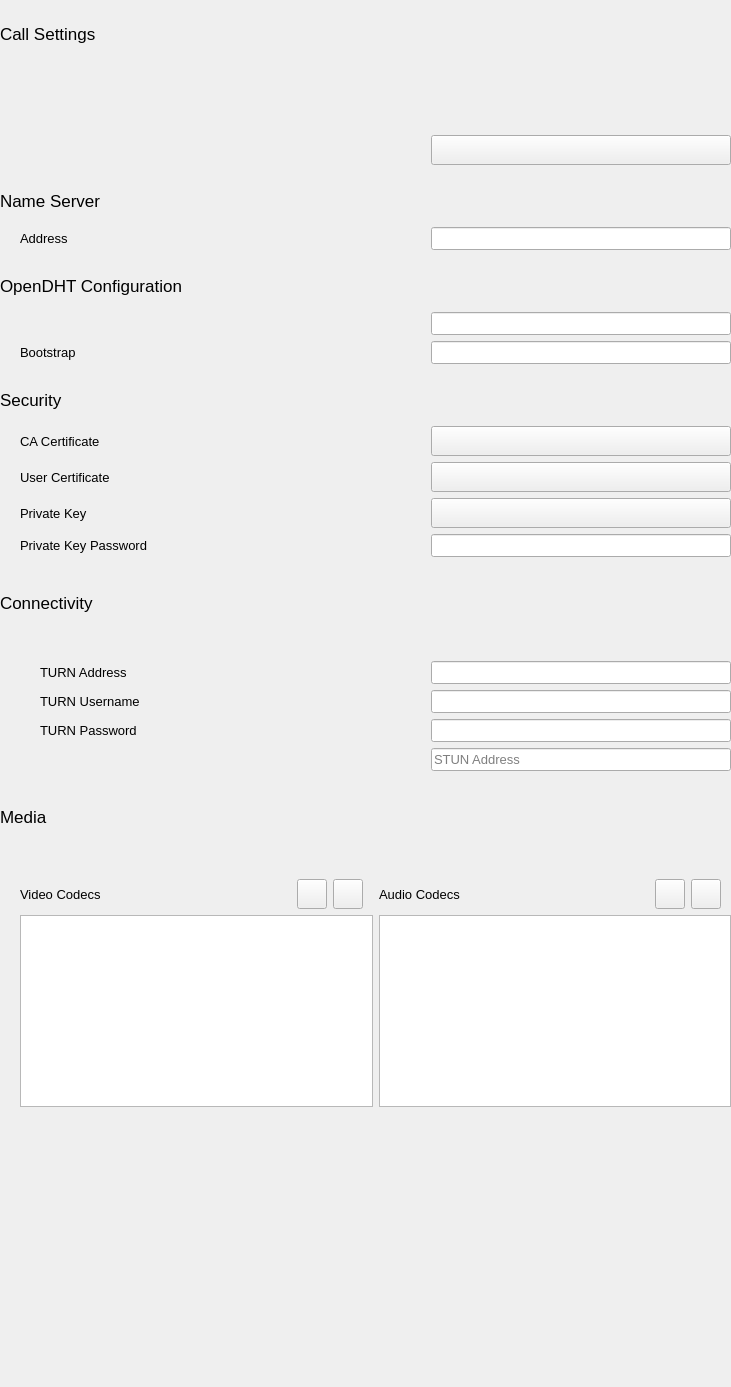
<?xml version="1.0" encoding="UTF-8"?>
<ui version="4.0">
 <class>AdvancedSettingsWidget</class>
 <widget class="QWidget" name="AdvancedSettingsWidget">
  <property name="geometry">
   <rect>
    <x>0</x>
    <y>0</y>
    <width>731</width>
    <height>1387</height>
   </rect>
  </property>
  <property name="windowTitle">
   <string>Form</string>
  </property>
  <layout class="QVBoxLayout" name="verticalLayout">
   <property name="leftMargin">
    <number>0</number>
   </property>
   <property name="topMargin">
    <number>0</number>
   </property>
   <property name="rightMargin">
    <number>0</number>
   </property>
   <property name="bottomMargin">
    <number>0</number>
   </property>
   <item>
    <spacer name="verticalSpacer_13">
     <property name="orientation">
      <enum>Qt::Vertical</enum>
     </property>
     <property name="sizeType">
      <enum>QSizePolicy::Fixed</enum>
     </property>
     <property name="sizeHint" stdset="0">
      <size>
       <width>20</width>
       <height>24</height>
      </size>
     </property>
    </spacer>
   </item>
   <item>
    <layout class="QVBoxLayout" name="callSettingsLayout">
     <property name="topMargin">
      <number>0</number>
     </property>
     <property name="bottomMargin">
      <number>0</number>
     </property>
     <item>
      <widget class="QLabel" name="label">
       <property name="font">
        <font>
         <pointsize>13</pointsize>
        </font>
       </property>
       <property name="text">
        <string>Call Settings</string>
       </property>
      </widget>
     </item>
     <item>
      <spacer name="verticalSpacer_2">
       <property name="orientation">
        <enum>Qt::Vertical</enum>
       </property>
       <property name="sizeType">
        <enum>QSizePolicy::Fixed</enum>
       </property>
       <property name="sizeHint" stdset="0">
        <size>
         <width>20</width>
         <height>10</height>
        </size>
       </property>
      </spacer>
     </item>
     <item>
      <layout class="QVBoxLayout" name="verticalLayout_3">
       <property name="leftMargin">
        <number>20</number>
       </property>
       <property name="topMargin">
        <number>0</number>
       </property>
       <item>
        <layout class="QHBoxLayout" name="horizontalLayout_9">
         <property name="bottomMargin">
          <number>3</number>
         </property>
         <item>
          <widget class="ToggleSwitch" name="checkBoxUntrusted" native="true">
           <property name="minimumSize">
            <size>
             <width>0</width>
             <height>30</height>
            </size>
           </property>
           <property name="font">
            <font>
             <pointsize>10</pointsize>
            </font>
           </property>
           <property name="text" stdset="0">
            <string>Allow Calls From Untrusted Peers</string>
           </property>
          </widget>
         </item>
        </layout>
       </item>
       <item>
        <layout class="QHBoxLayout" name="horizontalLayout_11">
         <property name="topMargin">
          <number>0</number>
         </property>
         <item>
          <widget class="ToggleSwitch" name="checkBoxAutoAnswer" native="true">
           <property name="minimumSize">
            <size>
             <width>0</width>
             <height>30</height>
            </size>
           </property>
           <property name="font">
            <font>
             <pointsize>10</pointsize>
            </font>
           </property>
           <property name="text" stdset="0">
            <string>Auto Answer Calls</string>
           </property>
          </widget>
         </item>
        </layout>
       </item>
       <item>
        <layout class="QHBoxLayout" name="horizontalLayout" stretch="0,0">
         <item>
          <widget class="ToggleSwitch" name="checkBoxCustomRingtone" native="true">
           <property name="sizePolicy">
            <sizepolicy hsizetype="Expanding" vsizetype="Fixed">
             <horstretch>0</horstretch>
             <verstretch>0</verstretch>
            </sizepolicy>
           </property>
           <property name="minimumSize">
            <size>
             <width>0</width>
             <height>30</height>
            </size>
           </property>
           <property name="font">
            <font>
             <pointsize>10</pointsize>
            </font>
           </property>
           <property name="text" stdset="0">
            <string>Enable Custom Ringtone</string>
           </property>
          </widget>
         </item>
         <item>
          <widget class="QPushButton" name="btnRingtone">
           <property name="minimumSize">
            <size>
             <width>300</width>
             <height>30</height>
            </size>
           </property>
           <property name="font">
            <font>
             <pointsize>10</pointsize>
            </font>
           </property>
           <property name="text">
            <string/>
           </property>
           <property name="icon">
            <iconset>
             <normaloff>:/images/icons/round-folder-24px.svg</normaloff>:/images/icons/round-folder-24px.svg</iconset>
           </property>
          </widget>
         </item>
        </layout>
       </item>
      </layout>
     </item>
    </layout>
   </item>
   <item>
    <spacer name="verticalSpacer_3">
     <property name="orientation">
      <enum>Qt::Vertical</enum>
     </property>
     <property name="sizeType">
      <enum>QSizePolicy::Minimum</enum>
     </property>
     <property name="sizeHint" stdset="0">
      <size>
       <width>20</width>
       <height>20</height>
      </size>
     </property>
    </spacer>
   </item>
   <item>
    <layout class="QVBoxLayout" name="nameServerLayout">
     <property name="topMargin">
      <number>0</number>
     </property>
     <property name="bottomMargin">
      <number>0</number>
     </property>
     <item>
      <widget class="QLabel" name="label_2">
       <property name="font">
        <font>
         <pointsize>13</pointsize>
        </font>
       </property>
       <property name="text">
        <string>Name Server</string>
       </property>
      </widget>
     </item>
     <item>
      <spacer name="verticalSpacer_4">
       <property name="orientation">
        <enum>Qt::Vertical</enum>
       </property>
       <property name="sizeType">
        <enum>QSizePolicy::Fixed</enum>
       </property>
       <property name="sizeHint" stdset="0">
        <size>
         <width>20</width>
         <height>10</height>
        </size>
       </property>
      </spacer>
     </item>
     <item>
      <layout class="QVBoxLayout" name="verticalLayout_7">
       <property name="leftMargin">
        <number>20</number>
       </property>
       <property name="topMargin">
        <number>0</number>
       </property>
       <item>
        <layout class="QHBoxLayout" name="horizontalLayout_2">
         <property name="leftMargin">
          <number>0</number>
         </property>
         <item>
          <widget class="QLabel" name="label_3">
           <property name="minimumSize">
            <size>
             <width>60</width>
             <height>0</height>
            </size>
           </property>
           <property name="font">
            <font>
             <pointsize>10</pointsize>
            </font>
           </property>
           <property name="frameShape">
            <enum>QFrame::NoFrame</enum>
           </property>
           <property name="text">
            <string>Address</string>
           </property>
          </widget>
         </item>
         <item>
          <spacer name="horizontalSpacer_8">
           <property name="orientation">
            <enum>Qt::Horizontal</enum>
           </property>
           <property name="sizeHint" stdset="0">
            <size>
             <width>40</width>
             <height>20</height>
            </size>
           </property>
          </spacer>
         </item>
         <item>
          <widget class="QLineEdit" name="lineEditNameServer">
           <property name="sizePolicy">
            <sizepolicy hsizetype="Fixed" vsizetype="Fixed">
             <horstretch>0</horstretch>
             <verstretch>0</verstretch>
            </sizepolicy>
           </property>
           <property name="minimumSize">
            <size>
             <width>300</width>
             <height>0</height>
            </size>
           </property>
           <property name="font">
            <font>
             <pointsize>10</pointsize>
            </font>
           </property>
          </widget>
         </item>
        </layout>
       </item>
      </layout>
     </item>
    </layout>
   </item>
   <item>
    <spacer name="verticalSpacer_5">
     <property name="orientation">
      <enum>Qt::Vertical</enum>
     </property>
     <property name="sizeType">
      <enum>QSizePolicy::Minimum</enum>
     </property>
     <property name="sizeHint" stdset="0">
      <size>
       <width>20</width>
       <height>20</height>
      </size>
     </property>
    </spacer>
   </item>
   <item>
    <layout class="QVBoxLayout" name="openDHTLayout">
     <property name="topMargin">
      <number>0</number>
     </property>
     <property name="bottomMargin">
      <number>0</number>
     </property>
     <item>
      <widget class="QLabel" name="label_4">
       <property name="font">
        <font>
         <pointsize>13</pointsize>
        </font>
       </property>
       <property name="text">
        <string>OpenDHT Configuration</string>
       </property>
      </widget>
     </item>
     <item>
      <spacer name="verticalSpacer_6">
       <property name="orientation">
        <enum>Qt::Vertical</enum>
       </property>
       <property name="sizeType">
        <enum>QSizePolicy::Fixed</enum>
       </property>
       <property name="sizeHint" stdset="0">
        <size>
         <width>20</width>
         <height>10</height>
        </size>
       </property>
      </spacer>
     </item>
     <item>
      <layout class="QVBoxLayout" name="verticalLayout_9">
       <property name="leftMargin">
        <number>20</number>
       </property>
       <property name="topMargin">
        <number>0</number>
       </property>
       <item>
        <layout class="QHBoxLayout" name="horizontalLayout_3">
         <property name="leftMargin">
          <number>0</number>
         </property>
         <item>
          <widget class="ToggleSwitch" name="checkBoxEnableProxy" native="true">
           <property name="minimumSize">
            <size>
             <width>100</width>
             <height>0</height>
            </size>
           </property>
           <property name="font">
            <font>
             <pointsize>10</pointsize>
            </font>
           </property>
           <property name="text" stdset="0">
            <string>Enable Proxy</string>
           </property>
          </widget>
         </item>
         <item>
          <spacer name="horizontalSpacer_2">
           <property name="orientation">
            <enum>Qt::Horizontal</enum>
           </property>
           <property name="sizeHint" stdset="0">
            <size>
             <width>40</width>
             <height>20</height>
            </size>
           </property>
          </spacer>
         </item>
         <item>
          <widget class="QLineEdit" name="lineEditProxy">
           <property name="sizePolicy">
            <sizepolicy hsizetype="Fixed" vsizetype="Fixed">
             <horstretch>0</horstretch>
             <verstretch>0</verstretch>
            </sizepolicy>
           </property>
           <property name="minimumSize">
            <size>
             <width>300</width>
             <height>0</height>
            </size>
           </property>
           <property name="font">
            <font>
             <pointsize>10</pointsize>
            </font>
           </property>
           <property name="frame">
            <bool>true</bool>
           </property>
          </widget>
         </item>
        </layout>
       </item>
       <item>
        <layout class="QHBoxLayout" name="horizontalLayout_4">
         <property name="leftMargin">
          <number>0</number>
         </property>
         <item>
          <widget class="QLabel" name="labelBootstrap">
           <property name="font">
            <font>
             <pointsize>10</pointsize>
            </font>
           </property>
           <property name="text">
            <string>Bootstrap</string>
           </property>
          </widget>
         </item>
         <item>
          <spacer name="horizontalSpacer_3">
           <property name="orientation">
            <enum>Qt::Horizontal</enum>
           </property>
           <property name="sizeHint" stdset="0">
            <size>
             <width>40</width>
             <height>20</height>
            </size>
           </property>
          </spacer>
         </item>
         <item>
          <widget class="QLineEdit" name="lineEditBootstrap">
           <property name="sizePolicy">
            <sizepolicy hsizetype="Fixed" vsizetype="Fixed">
             <horstretch>0</horstretch>
             <verstretch>0</verstretch>
            </sizepolicy>
           </property>
           <property name="minimumSize">
            <size>
             <width>300</width>
             <height>0</height>
            </size>
           </property>
           <property name="font">
            <font>
             <pointsize>10</pointsize>
            </font>
           </property>
          </widget>
         </item>
        </layout>
       </item>
      </layout>
     </item>
    </layout>
   </item>
   <item>
    <spacer name="verticalSpacer_7">
     <property name="orientation">
      <enum>Qt::Vertical</enum>
     </property>
     <property name="sizeType">
      <enum>QSizePolicy::Minimum</enum>
     </property>
     <property name="sizeHint" stdset="0">
      <size>
       <width>20</width>
       <height>20</height>
      </size>
     </property>
    </spacer>
   </item>
   <item>
    <layout class="QVBoxLayout" name="securityLayout">
     <property name="topMargin">
      <number>0</number>
     </property>
     <property name="bottomMargin">
      <number>0</number>
     </property>
     <item>
      <widget class="QLabel" name="label_17">
       <property name="font">
        <font>
         <pointsize>13</pointsize>
        </font>
       </property>
       <property name="text">
        <string>Security</string>
       </property>
      </widget>
     </item>
     <item>
      <spacer name="verticalSpacer_8">
       <property name="orientation">
        <enum>Qt::Vertical</enum>
       </property>
       <property name="sizeType">
        <enum>QSizePolicy::Fixed</enum>
       </property>
       <property name="sizeHint" stdset="0">
        <size>
         <width>20</width>
         <height>10</height>
        </size>
       </property>
      </spacer>
     </item>
     <item>
      <layout class="QVBoxLayout" name="verticalLayout_10">
       <property name="leftMargin">
        <number>20</number>
       </property>
       <property name="topMargin">
        <number>0</number>
       </property>
       <item>
        <layout class="QGridLayout" name="gridLayout_2">
         <property name="leftMargin">
          <number>0</number>
         </property>
         <item row="3" column="0">
          <widget class="QLabel" name="label_21">
           <property name="font">
            <font>
             <pointsize>10</pointsize>
            </font>
           </property>
           <property name="text">
            <string>Private Key Password</string>
           </property>
          </widget>
         </item>
         <item row="1" column="0">
          <widget class="QLabel" name="label_19">
           <property name="font">
            <font>
             <pointsize>10</pointsize>
            </font>
           </property>
           <property name="text">
            <string>User Certificate</string>
           </property>
          </widget>
         </item>
         <item row="3" column="1">
          <widget class="QLineEdit" name="lineEditCertPassword">
           <property name="sizePolicy">
            <sizepolicy hsizetype="Fixed" vsizetype="Fixed">
             <horstretch>0</horstretch>
             <verstretch>0</verstretch>
            </sizepolicy>
           </property>
           <property name="minimumSize">
            <size>
             <width>300</width>
             <height>0</height>
            </size>
           </property>
           <property name="font">
            <font>
             <pointsize>10</pointsize>
            </font>
           </property>
           <property name="echoMode">
            <enum>QLineEdit::PasswordEchoOnEdit</enum>
           </property>
           <property name="placeholderText">
            <string/>
           </property>
          </widget>
         </item>
         <item row="2" column="0">
          <widget class="QLabel" name="label_20">
           <property name="font">
            <font>
             <pointsize>10</pointsize>
            </font>
           </property>
           <property name="text">
            <string>Private Key</string>
           </property>
          </widget>
         </item>
         <item row="0" column="0">
          <widget class="QLabel" name="label_18">
           <property name="font">
            <font>
             <pointsize>10</pointsize>
            </font>
           </property>
           <property name="text">
            <string>CA Certificate</string>
           </property>
          </widget>
         </item>
         <item row="0" column="1">
          <layout class="QHBoxLayout" name="horizontalLayout_5">
           <item>
            <widget class="QPushButton" name="btnCACert">
             <property name="sizePolicy">
              <sizepolicy hsizetype="Minimum" vsizetype="Fixed">
               <horstretch>0</horstretch>
               <verstretch>0</verstretch>
              </sizepolicy>
             </property>
             <property name="minimumSize">
              <size>
               <width>250</width>
               <height>30</height>
              </size>
             </property>
             <property name="font">
              <font>
               <pointsize>10</pointsize>
              </font>
             </property>
             <property name="layoutDirection">
              <enum>Qt::LeftToRight</enum>
             </property>
             <property name="text">
              <string/>
             </property>
             <property name="icon">
              <iconset>
               <normaloff>:/images/icons/round-folder-24px.svg</normaloff>:/images/icons/round-folder-24px.svg</iconset>
             </property>
            </widget>
           </item>
          </layout>
         </item>
         <item row="1" column="1">
          <layout class="QHBoxLayout" name="horizontalLayout_6">
           <item>
            <widget class="QPushButton" name="btnUserCert">
             <property name="minimumSize">
              <size>
               <width>250</width>
               <height>30</height>
              </size>
             </property>
             <property name="font">
              <font>
               <pointsize>10</pointsize>
              </font>
             </property>
             <property name="layoutDirection">
              <enum>Qt::LeftToRight</enum>
             </property>
             <property name="text">
              <string/>
             </property>
             <property name="icon">
              <iconset>
               <normaloff>:/images/icons/round-folder-24px.svg</normaloff>:/images/icons/round-folder-24px.svg</iconset>
             </property>
            </widget>
           </item>
          </layout>
         </item>
         <item row="2" column="1">
          <layout class="QHBoxLayout" name="horizontalLayout_7">
           <item>
            <widget class="QPushButton" name="btnPrivateKey">
             <property name="minimumSize">
              <size>
               <width>250</width>
               <height>30</height>
              </size>
             </property>
             <property name="font">
              <font>
               <pointsize>10</pointsize>
              </font>
             </property>
             <property name="layoutDirection">
              <enum>Qt::LeftToRight</enum>
             </property>
             <property name="text">
              <string/>
             </property>
             <property name="icon">
              <iconset>
               <normaloff>:/images/icons/round-folder-24px.svg</normaloff>:/images/icons/round-folder-24px.svg</iconset>
             </property>
            </widget>
           </item>
          </layout>
         </item>
        </layout>
       </item>
      </layout>
     </item>
    </layout>
   </item>
   <item>
    <spacer name="verticalSpacer_9">
     <property name="orientation">
      <enum>Qt::Vertical</enum>
     </property>
     <property name="sizeType">
      <enum>QSizePolicy::Minimum</enum>
     </property>
     <property name="sizeHint" stdset="0">
      <size>
       <width>20</width>
       <height>20</height>
      </size>
     </property>
    </spacer>
   </item>
   <item>
    <layout class="QVBoxLayout" name="connectivityLayout">
     <property name="topMargin">
      <number>10</number>
     </property>
     <item>
      <widget class="QLabel" name="label_11">
       <property name="font">
        <font>
         <pointsize>13</pointsize>
        </font>
       </property>
       <property name="text">
        <string>Connectivity</string>
       </property>
      </widget>
     </item>
     <item>
      <spacer name="verticalSpacer_10">
       <property name="orientation">
        <enum>Qt::Vertical</enum>
       </property>
       <property name="sizeType">
        <enum>QSizePolicy::Fixed</enum>
       </property>
       <property name="sizeHint" stdset="0">
        <size>
         <width>20</width>
         <height>10</height>
        </size>
       </property>
      </spacer>
     </item>
     <item>
      <layout class="QVBoxLayout" name="verticalLayout_14">
       <property name="leftMargin">
        <number>20</number>
       </property>
       <property name="topMargin">
        <number>0</number>
       </property>
       <item>
        <layout class="QGridLayout" name="gridLayout">
         <property name="leftMargin">
          <number>0</number>
         </property>
         <item row="3" column="2">
          <widget class="QLineEdit" name="lineEditTurnUsername">
           <property name="font">
            <font>
             <pointsize>10</pointsize>
            </font>
           </property>
          </widget>
         </item>
         <item row="0" column="1">
          <spacer name="horizontalSpacer_5">
           <property name="orientation">
            <enum>Qt::Horizontal</enum>
           </property>
           <property name="sizeType">
            <enum>QSizePolicy::MinimumExpanding</enum>
           </property>
           <property name="sizeHint" stdset="0">
            <size>
             <width>40</width>
             <height>20</height>
            </size>
           </property>
          </spacer>
         </item>
         <item row="2" column="2">
          <widget class="QLineEdit" name="lineEditTurnAddress">
           <property name="sizePolicy">
            <sizepolicy hsizetype="Fixed" vsizetype="Fixed">
             <horstretch>0</horstretch>
             <verstretch>0</verstretch>
            </sizepolicy>
           </property>
           <property name="minimumSize">
            <size>
             <width>300</width>
             <height>0</height>
            </size>
           </property>
           <property name="font">
            <font>
             <pointsize>10</pointsize>
            </font>
           </property>
           <property name="autoFillBackground">
            <bool>false</bool>
           </property>
          </widget>
         </item>
         <item row="5" column="2">
          <widget class="QLineEdit" name="lineEditSTUNAddress">
           <property name="font">
            <font>
             <pointsize>10</pointsize>
            </font>
           </property>
           <property name="placeholderText">
            <string>STUN Address</string>
           </property>
          </widget>
         </item>
         <item row="5" column="0">
          <widget class="ToggleSwitch" name="checkBoxSTUNEnable" native="true">
           <property name="font">
            <font>
             <pointsize>10</pointsize>
            </font>
           </property>
           <property name="text" stdset="0">
            <string>Use STUN</string>
           </property>
          </widget>
         </item>
         <item row="4" column="2">
          <widget class="QLineEdit" name="lineEditTurnPassword">
           <property name="font">
            <font>
             <pointsize>10</pointsize>
            </font>
           </property>
           <property name="echoMode">
            <enum>QLineEdit::PasswordEchoOnEdit</enum>
           </property>
          </widget>
         </item>
         <item row="0" column="0">
          <widget class="ToggleSwitch" name="checkBoxUPnP" native="true">
           <property name="font">
            <font>
             <pointsize>10</pointsize>
            </font>
           </property>
           <property name="text" stdset="0">
            <string>Use UPnP</string>
           </property>
          </widget>
         </item>
         <item row="1" column="0">
          <widget class="ToggleSwitch" name="checkBoxTurnEnable" native="true">
           <property name="font">
            <font>
             <pointsize>10</pointsize>
            </font>
           </property>
           <property name="text" stdset="0">
            <string>Use TURN</string>
           </property>
          </widget>
         </item>
         <item row="4" column="0">
          <layout class="QHBoxLayout" name="horizontalLayout_16">
           <item>
            <spacer name="horizontalSpacer">
             <property name="orientation">
              <enum>Qt::Horizontal</enum>
             </property>
             <property name="sizeType">
              <enum>QSizePolicy::Fixed</enum>
             </property>
             <property name="sizeHint" stdset="0">
              <size>
               <width>20</width>
               <height>20</height>
              </size>
             </property>
            </spacer>
           </item>
           <item>
            <widget class="QLabel" name="label_7">
             <property name="font">
              <font>
               <pointsize>10</pointsize>
              </font>
             </property>
             <property name="text">
              <string>TURN Password</string>
             </property>
            </widget>
           </item>
          </layout>
         </item>
         <item row="3" column="0">
          <layout class="QHBoxLayout" name="horizontalLayout_17">
           <item>
            <spacer name="horizontalSpacer_4">
             <property name="orientation">
              <enum>Qt::Horizontal</enum>
             </property>
             <property name="sizeType">
              <enum>QSizePolicy::Fixed</enum>
             </property>
             <property name="sizeHint" stdset="0">
              <size>
               <width>20</width>
               <height>20</height>
              </size>
             </property>
            </spacer>
           </item>
           <item>
            <widget class="QLabel" name="label_8">
             <property name="font">
              <font>
               <pointsize>10</pointsize>
              </font>
             </property>
             <property name="text">
              <string>TURN Username</string>
             </property>
            </widget>
           </item>
          </layout>
         </item>
         <item row="2" column="0">
          <layout class="QHBoxLayout" name="horizontalLayout_18">
           <item>
            <spacer name="horizontalSpacer_6">
             <property name="orientation">
              <enum>Qt::Horizontal</enum>
             </property>
             <property name="sizeType">
              <enum>QSizePolicy::Fixed</enum>
             </property>
             <property name="sizeHint" stdset="0">
              <size>
               <width>20</width>
               <height>20</height>
              </size>
             </property>
            </spacer>
           </item>
           <item>
            <widget class="QLabel" name="label_9">
             <property name="font">
              <font>
               <pointsize>10</pointsize>
              </font>
             </property>
             <property name="text">
              <string>TURN Address</string>
             </property>
            </widget>
           </item>
          </layout>
         </item>
        </layout>
       </item>
      </layout>
     </item>
    </layout>
   </item>
   <item>
    <spacer name="verticalSpacer_11">
     <property name="orientation">
      <enum>Qt::Vertical</enum>
     </property>
     <property name="sizeType">
      <enum>QSizePolicy::Minimum</enum>
     </property>
     <property name="sizeHint" stdset="0">
      <size>
       <width>20</width>
       <height>20</height>
      </size>
     </property>
    </spacer>
   </item>
   <item>
    <layout class="QVBoxLayout" name="mediaLayout">
     <property name="topMargin">
      <number>10</number>
     </property>
     <item>
      <widget class="QLabel" name="label_5">
       <property name="font">
        <font>
         <pointsize>13</pointsize>
        </font>
       </property>
       <property name="text">
        <string>Media</string>
       </property>
      </widget>
     </item>
     <item>
      <spacer name="verticalSpacer_12">
       <property name="orientation">
        <enum>Qt::Vertical</enum>
       </property>
       <property name="sizeType">
        <enum>QSizePolicy::Fixed</enum>
       </property>
       <property name="sizeHint" stdset="0">
        <size>
         <width>20</width>
         <height>10</height>
        </size>
       </property>
      </spacer>
     </item>
     <item>
      <layout class="QVBoxLayout" name="verticalLayout_15">
       <property name="leftMargin">
        <number>20</number>
       </property>
       <property name="topMargin">
        <number>0</number>
       </property>
       <property name="bottomMargin">
        <number>0</number>
       </property>
       <item>
        <widget class="ToggleSwitch" name="videoCheckBox" native="true">
         <property name="minimumSize">
          <size>
           <width>0</width>
           <height>30</height>
          </size>
         </property>
         <property name="maximumSize">
          <size>
           <width>16777215</width>
           <height>30</height>
          </size>
         </property>
         <property name="font">
          <font>
           <pointsize>10</pointsize>
          </font>
         </property>
         <property name="text" stdset="0">
          <string>Enable Video</string>
         </property>
        </widget>
       </item>
       <item>
        <layout class="QHBoxLayout" name="horizontalLayout_12">
         <property name="topMargin">
          <number>0</number>
         </property>
         <property name="rightMargin">
          <number>0</number>
         </property>
         <item>
          <layout class="QVBoxLayout" name="verticalLayout_13">
           <item>
            <layout class="QHBoxLayout" name="horizontalLayout_8">
             <item>
              <widget class="QLabel" name="label_6">
               <property name="font">
                <font>
                 <pointsize>10</pointsize>
                </font>
               </property>
               <property name="text">
                <string>Video Codecs</string>
               </property>
              </widget>
             </item>
             <item>
              <spacer name="horizontalSpacer_9">
               <property name="orientation">
                <enum>Qt::Horizontal</enum>
               </property>
               <property name="sizeType">
                <enum>QSizePolicy::Fixed</enum>
               </property>
               <property name="sizeHint" stdset="0">
                <size>
                 <width>20</width>
                 <height>20</height>
                </size>
               </property>
              </spacer>
             </item>
             <item>
              <widget class="QPushButton" name="videoDownPushButton">
               <property name="minimumSize">
                <size>
                 <width>30</width>
                 <height>30</height>
                </size>
               </property>
               <property name="maximumSize">
                <size>
                 <width>30</width>
                 <height>30</height>
                </size>
               </property>
               <property name="font">
                <font>
                 <pointsize>9</pointsize>
                </font>
               </property>
               <property name="text">
                <string/>
               </property>
               <property name="icon">
                <iconset>
                 <normaloff>:/images/icons/round-arrow_drop_down-24px.svg</normaloff>:/images/icons/round-arrow_drop_down-24px.svg</iconset>
               </property>
               <property name="iconSize">
                <size>
                 <width>32</width>
                 <height>32</height>
                </size>
               </property>
              </widget>
             </item>
             <item>
              <widget class="QPushButton" name="videoUpPushButton">
               <property name="minimumSize">
                <size>
                 <width>30</width>
                 <height>30</height>
                </size>
               </property>
               <property name="maximumSize">
                <size>
                 <width>30</width>
                 <height>30</height>
                </size>
               </property>
               <property name="font">
                <font>
                 <pointsize>9</pointsize>
                </font>
               </property>
               <property name="text">
                <string/>
               </property>
               <property name="icon">
                <iconset>
                 <normaloff>:/images/icons/round-arrow_drop_up-24px.svg</normaloff>:/images/icons/round-arrow_drop_up-24px.svg</iconset>
               </property>
               <property name="iconSize">
                <size>
                 <width>32</width>
                 <height>32</height>
                </size>
               </property>
              </widget>
             </item>
             <item>
              <spacer name="horizontalSpacer_12">
               <property name="orientation">
                <enum>Qt::Horizontal</enum>
               </property>
               <property name="sizeType">
                <enum>QSizePolicy::Fixed</enum>
               </property>
               <property name="sizeHint" stdset="0">
                <size>
                 <width>10</width>
                 <height>20</height>
                </size>
               </property>
              </spacer>
             </item>
            </layout>
           </item>
           <item>
            <widget class="QListWidget" name="videoListWidget">
             <property name="minimumSize">
              <size>
               <width>0</width>
               <height>186</height>
              </size>
             </property>
             <property name="font">
              <font>
               <pointsize>10</pointsize>
              </font>
             </property>
             <property name="focusPolicy">
              <enum>Qt::TabFocus</enum>
             </property>
             <property name="verticalScrollMode">
              <enum>QAbstractItemView::ScrollPerPixel</enum>
             </property>
            </widget>
           </item>
          </layout>
         </item>
         <item>
          <layout class="QVBoxLayout" name="verticalLayout_12">
           <item>
            <layout class="QHBoxLayout" name="horizontalLayout_10">
             <item>
              <widget class="QLabel" name="audioLabel">
               <property name="minimumSize">
                <size>
                 <width>0</width>
                 <height>30</height>
                </size>
               </property>
               <property name="maximumSize">
                <size>
                 <width>16777215</width>
                 <height>30</height>
                </size>
               </property>
               <property name="font">
                <font>
                 <pointsize>10</pointsize>
                </font>
               </property>
               <property name="text">
                <string>Audio Codecs</string>
               </property>
              </widget>
             </item>
             <item>
              <spacer name="horizontalSpacer_10">
               <property name="orientation">
                <enum>Qt::Horizontal</enum>
               </property>
               <property name="sizeType">
                <enum>QSizePolicy::Fixed</enum>
               </property>
               <property name="sizeHint" stdset="0">
                <size>
                 <width>20</width>
                 <height>20</height>
                </size>
               </property>
              </spacer>
             </item>
             <item>
              <widget class="QPushButton" name="audioDownPushButton">
               <property name="minimumSize">
                <size>
                 <width>30</width>
                 <height>30</height>
                </size>
               </property>
               <property name="maximumSize">
                <size>
                 <width>30</width>
                 <height>30</height>
                </size>
               </property>
               <property name="font">
                <font>
                 <pointsize>9</pointsize>
                </font>
               </property>
               <property name="text">
                <string/>
               </property>
               <property name="icon">
                <iconset>
                 <normaloff>:/images/icons/round-arrow_drop_down-24px.svg</normaloff>:/images/icons/round-arrow_drop_down-24px.svg</iconset>
               </property>
               <property name="iconSize">
                <size>
                 <width>32</width>
                 <height>32</height>
                </size>
               </property>
              </widget>
             </item>
             <item>
              <widget class="QPushButton" name="audioUpPushButton">
               <property name="minimumSize">
                <size>
                 <width>30</width>
                 <height>30</height>
                </size>
               </property>
               <property name="maximumSize">
                <size>
                 <width>30</width>
                 <height>30</height>
                </size>
               </property>
               <property name="font">
                <font>
                 <pointsize>9</pointsize>
                </font>
               </property>
               <property name="text">
                <string/>
               </property>
               <property name="icon">
                <iconset>
                 <normaloff>:/images/icons/round-arrow_drop_up-24px.svg</normaloff>:/images/icons/round-arrow_drop_up-24px.svg</iconset>
               </property>
               <property name="iconSize">
                <size>
                 <width>32</width>
                 <height>32</height>
                </size>
               </property>
              </widget>
             </item>
             <item>
              <spacer name="horizontalSpacer_11">
               <property name="orientation">
                <enum>Qt::Horizontal</enum>
               </property>
               <property name="sizeType">
                <enum>QSizePolicy::Fixed</enum>
               </property>
               <property name="sizeHint" stdset="0">
                <size>
                 <width>10</width>
                 <height>20</height>
                </size>
               </property>
              </spacer>
             </item>
            </layout>
           </item>
           <item>
            <widget class="QListWidget" name="audioListWidget">
             <property name="minimumSize">
              <size>
               <width>0</width>
               <height>186</height>
              </size>
             </property>
             <property name="font">
              <font>
               <pointsize>10</pointsize>
              </font>
             </property>
             <property name="focusPolicy">
              <enum>Qt::TabFocus</enum>
             </property>
             <property name="verticalScrollMode">
              <enum>QAbstractItemView::ScrollPerPixel</enum>
             </property>
            </widget>
           </item>
          </layout>
         </item>
        </layout>
       </item>
      </layout>
     </item>
    </layout>
   </item>
   <item>
    <spacer name="verticalSpacer">
     <property name="orientation">
      <enum>Qt::Vertical</enum>
     </property>
     <property name="sizeType">
      <enum>QSizePolicy::MinimumExpanding</enum>
     </property>
     <property name="sizeHint" stdset="0">
      <size>
       <width>20</width>
       <height>48</height>
      </size>
     </property>
    </spacer>
   </item>
  </layout>
 </widget>
 <customwidgets>
  <customwidget>
   <class>ToggleSwitch</class>
   <extends>QWidget</extends>
   <header>src/mainwindow/toggleswitch.h</header>
   <container>1</container>
  </customwidget>
 </customwidgets>
 <tabstops>
  <tabstop>btnRingtone</tabstop>
  <tabstop>lineEditNameServer</tabstop>
  <tabstop>lineEditProxy</tabstop>
  <tabstop>lineEditBootstrap</tabstop>
  <tabstop>btnCACert</tabstop>
  <tabstop>btnUserCert</tabstop>
  <tabstop>btnPrivateKey</tabstop>
  <tabstop>lineEditCertPassword</tabstop>
  <tabstop>lineEditTurnAddress</tabstop>
  <tabstop>lineEditTurnUsername</tabstop>
  <tabstop>lineEditTurnPassword</tabstop>
  <tabstop>lineEditSTUNAddress</tabstop>
  <tabstop>videoDownPushButton</tabstop>
  <tabstop>videoUpPushButton</tabstop>
  <tabstop>audioDownPushButton</tabstop>
  <tabstop>audioUpPushButton</tabstop>
  <tabstop>videoListWidget</tabstop>
  <tabstop>audioListWidget</tabstop>
 </tabstops>
 <resources/>
 <connections/>
</ui>
